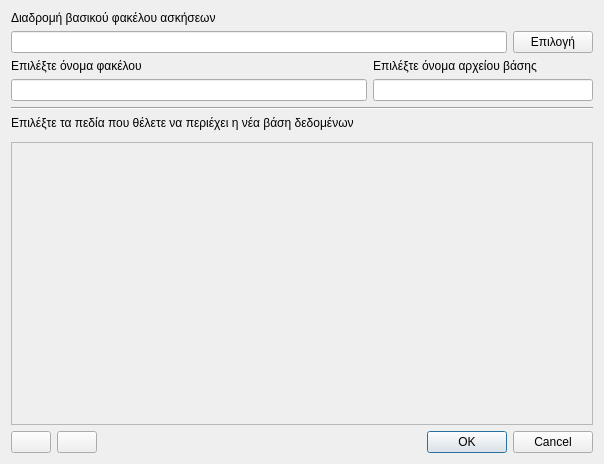
<?xml version="1.0" encoding="UTF-8"?>
<ui version="4.0">
 <class>BaseFolder</class>
 <widget class="QDialog" name="BaseFolder">
  <property name="geometry">
   <rect>
    <x>0</x>
    <y>0</y>
    <width>604</width>
    <height>464</height>
   </rect>
  </property>
  <property name="windowTitle">
   <string>Ρυθμήσεις για φακέλους βάσεων δεδομένων</string>
  </property>
  <layout class="QGridLayout" name="gridLayout">
   <item row="2" column="9" colspan="4">
    <widget class="QLabel" name="label_2">
     <property name="sizePolicy">
      <sizepolicy hsizetype="Preferred" vsizetype="Fixed">
       <horstretch>0</horstretch>
       <verstretch>0</verstretch>
      </sizepolicy>
     </property>
     <property name="text">
      <string>Επιλέξτε όνομα αρχείου βάσης</string>
     </property>
    </widget>
   </item>
   <item row="1" column="12">
    <widget class="QPushButton" name="BaseButton">
     <property name="sizePolicy">
      <sizepolicy hsizetype="Fixed" vsizetype="Fixed">
       <horstretch>0</horstretch>
       <verstretch>0</verstretch>
      </sizepolicy>
     </property>
     <property name="toolTip">
      <string>Επιλογή φακέλου για τα αρχεία tex της βάσης</string>
     </property>
     <property name="text">
      <string>Επιλογή</string>
     </property>
    </widget>
   </item>
   <item row="1" column="1" colspan="11">
    <widget class="QLineEdit" name="BasePath">
     <property name="readOnly">
      <bool>true</bool>
     </property>
    </widget>
   </item>
   <item row="8" column="1">
    <widget class="QPushButton" name="AddButton">
     <property name="sizePolicy">
      <sizepolicy hsizetype="Fixed" vsizetype="Fixed">
       <horstretch>0</horstretch>
       <verstretch>0</verstretch>
      </sizepolicy>
     </property>
     <property name="text">
      <string/>
     </property>
     <property name="icon">
      <iconset resource="../images.qrc">
       <normaloff>:/images-ng/add-button.png</normaloff>:/images-ng/add-button.png</iconset>
     </property>
    </widget>
   </item>
   <item row="4" column="1" colspan="12">
    <widget class="Line" name="line">
     <property name="orientation">
      <enum>Qt::Horizontal</enum>
     </property>
    </widget>
   </item>
   <item row="7" column="1" colspan="12">
    <widget class="QScrollArea" name="scrollArea">
     <property name="widgetResizable">
      <bool>true</bool>
     </property>
     <widget class="QWidget" name="scrollAreaWidgetContents">
      <property name="geometry">
       <rect>
        <x>0</x>
        <y>0</y>
        <width>588</width>
        <height>243</height>
       </rect>
      </property>
      <layout class="QGridLayout" name="gridLayout_3">
       <item row="0" column="0">
        <layout class="QGridLayout" name="gridLayout_2"/>
       </item>
      </layout>
     </widget>
    </widget>
   </item>
   <item row="3" column="1" colspan="8">
    <widget class="QLineEdit" name="BaseFolderName"/>
   </item>
   <item row="5" column="1" colspan="12">
    <widget class="QLabel" name="label_3">
     <property name="sizePolicy">
      <sizepolicy hsizetype="Preferred" vsizetype="Fixed">
       <horstretch>0</horstretch>
       <verstretch>0</verstretch>
      </sizepolicy>
     </property>
     <property name="text">
      <string>Επιλέξτε τα πεδία που θέλετε να περιέχει η νέα βάση δεδομένων</string>
     </property>
    </widget>
   </item>
   <item row="6" column="9">
    <widget class="Line" name="line_4">
     <property name="orientation">
      <enum>Qt::Vertical</enum>
     </property>
    </widget>
   </item>
   <item row="0" column="1" colspan="12">
    <widget class="QLabel" name="label">
     <property name="sizePolicy">
      <sizepolicy hsizetype="Preferred" vsizetype="Fixed">
       <horstretch>0</horstretch>
       <verstretch>0</verstretch>
      </sizepolicy>
     </property>
     <property name="text">
      <string>Διαδρομή βασικού φακέλου ασκήσεων</string>
     </property>
    </widget>
   </item>
   <item row="8" column="11" colspan="2">
    <widget class="QDialogButtonBox" name="OkBasebuttonBox">
     <property name="orientation">
      <enum>Qt::Horizontal</enum>
     </property>
     <property name="standardButtons">
      <set>QDialogButtonBox::Cancel|QDialogButtonBox::Ok</set>
     </property>
    </widget>
   </item>
   <item row="3" column="9" colspan="4">
    <widget class="QLineEdit" name="BaseName">
     <property name="sizePolicy">
      <sizepolicy hsizetype="Expanding" vsizetype="Fixed">
       <horstretch>0</horstretch>
       <verstretch>0</verstretch>
      </sizepolicy>
     </property>
    </widget>
   </item>
   <item row="8" column="2">
    <widget class="QPushButton" name="RemoveButton">
     <property name="sizePolicy">
      <sizepolicy hsizetype="Fixed" vsizetype="Fixed">
       <horstretch>0</horstretch>
       <verstretch>0</verstretch>
      </sizepolicy>
     </property>
     <property name="text">
      <string/>
     </property>
     <property name="icon">
      <iconset resource="../images.qrc">
       <normaloff>:/images-ng/minus.png</normaloff>:/images-ng/minus.png</iconset>
     </property>
    </widget>
   </item>
   <item row="2" column="1" colspan="3">
    <widget class="QLabel" name="label_4">
     <property name="text">
      <string>Επιλέξτε όνομα φακέλου</string>
     </property>
    </widget>
   </item>
  </layout>
 </widget>
 <resources>
  <include location="../images.qrc"/>
 </resources>
 <connections>
  <connection>
   <sender>OkBasebuttonBox</sender>
   <signal>accepted()</signal>
   <receiver>BaseFolder</receiver>
   <slot>accept()</slot>
   <hints>
    <hint type="sourcelabel">
     <x>248</x>
     <y>254</y>
    </hint>
    <hint type="destinationlabel">
     <x>157</x>
     <y>274</y>
    </hint>
   </hints>
  </connection>
  <connection>
   <sender>OkBasebuttonBox</sender>
   <signal>rejected()</signal>
   <receiver>BaseFolder</receiver>
   <slot>reject()</slot>
   <hints>
    <hint type="sourcelabel">
     <x>316</x>
     <y>260</y>
    </hint>
    <hint type="destinationlabel">
     <x>286</x>
     <y>274</y>
    </hint>
   </hints>
  </connection>
 </connections>
</ui>
